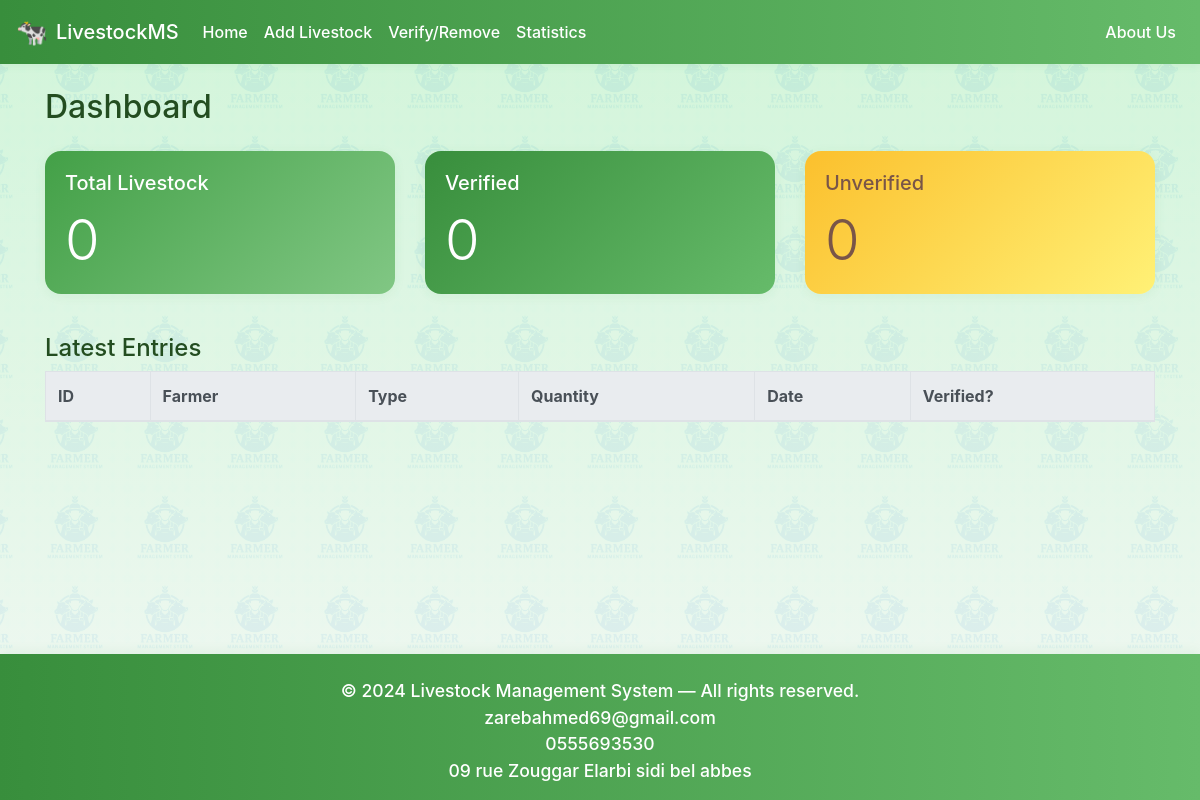
Before: / with the older database file.
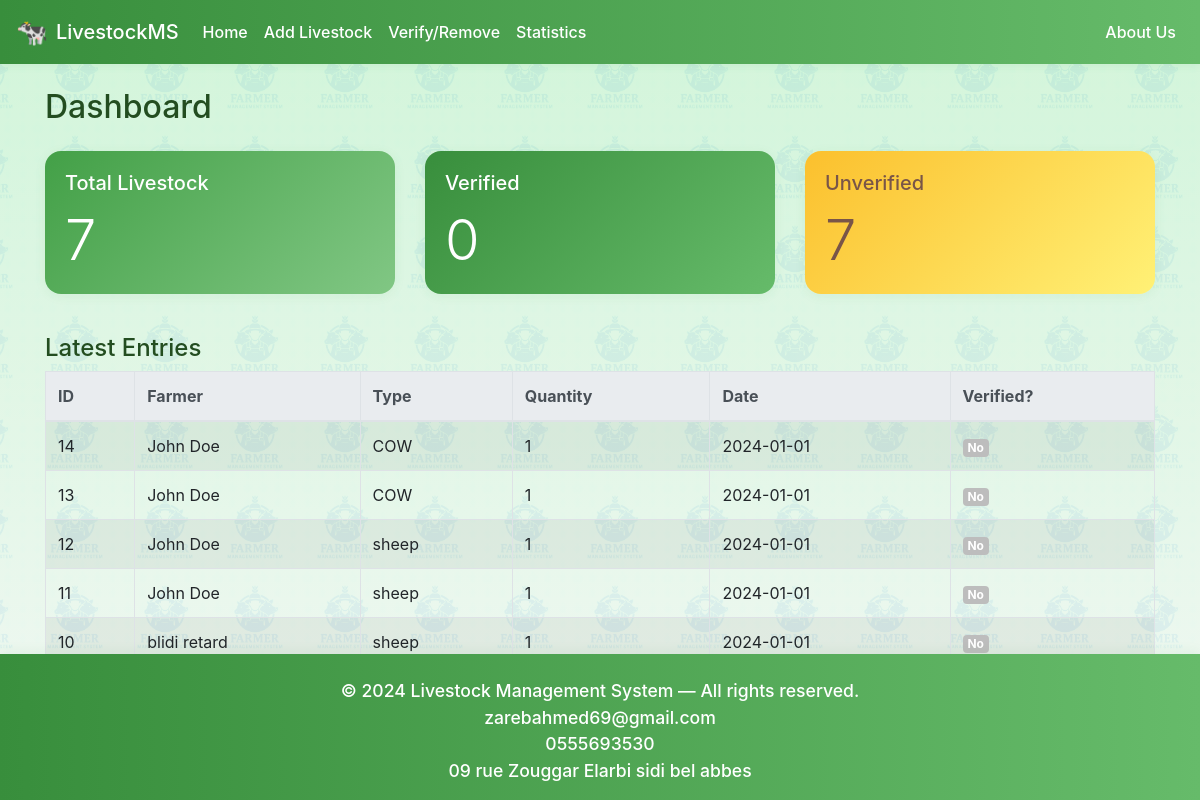
After: the same page with the newer database file.
### tables this page shows
CREATE TABLE livestock (
            id INTEGER PRIMARY KEY AUTOINCREMENT,
            farmer TEXT NOT NULL,
            type TEXT NOT NULL,
            quantity INTEGER NOT NULL,
            date TEXT NOT NULL,
            verified INTEGER DEFAULT 0
        , rfid TEXT, farmer_id INTEGER);

### app.py (the view)
@app.route('/')
def index():
    conn = get_db_connection()
    total = conn.execute('SELECT SUM(quantity) FROM livestock').fetchone()[0] or 0
    verified = conn.execute('SELECT SUM(quantity) FROM livestock WHERE verified=1').fetchone()[0] or 0
    unverified = conn.execute('SELECT SUM(quantity) FROM livestock WHERE verified=0').fetchone()[0] or 0
    latest = conn.execute('SELECT * FROM livestock ORDER BY id DESC LIMIT 5').fetchall()
    conn.close()
    return render_template('index.html', total=total, verified=verified, unverified=unverified, latest=latest)

### app.py (called while the page is built)
def get_db_connection():
    conn = sqlite3.connect(DB_NAME)
    conn.row_factory = sqlite3.Row
    return conn

### templates/index.html (shortened to what this page needs)
{% extends 'base.html' %}
{% block content %}
<h2 class="mb-4">Dashboard</h2>
<div class="row mb-4">
  <div class="col-md-4">
    <div class="card text-white bg-primary mb-3">
      <div class="card-body">
        <h5 class="card-title">Total Livestock</h5>
        <p class="card-text display-4">{{ total }}</p>
      </div>
    </div>
  </div>
  <div class="col-md-4">
    <div class="card text-white bg-success mb-3">
      <div class="card-body">
        <h5 class="card-title">Verified</h5>
        <p class="card-text display-4">{{ verified }}</p>
      </div>
    </div>
  </div>
  <div class="col-md-4">
    <div class="card text-white bg-warning mb-3">
      <div class="card-body">
        <h5 class="card-title">Unverified</h5>
        <p class="card-text display-4">{{ unverified }}</p>
      </div>
    </div>
  </div>
</div>
<h4>Latest Entries</h4>
<table class="table table-striped table-bordered">
  <thead class="thead-light">
    <tr>
      <th>ID</th>
      <th>Farmer</th>
      <th>Type</th>
      <th>Quantity</th>
      <th>Date</th>
      <th>Verified?</th>
    </tr>
  </thead>
  <tbody>
    {% for entry in latest %}
    <tr>
      <td>{{ entry.id }}</td>
      <td>{{ entry.farmer }}</td>
      <td>{{ entry.type }}</td>
      <td>{{ entry.quantity }}</td>
      <td>{{ entry.date }}</td>
      <td>{% if entry.verified %}<span class="badge badge-success">Yes</span>{% else %}<span class="badge badge-secondary">No</span>{% endif %}</td>
    </tr>
    {% endfor %}
  </tbody>
</table>
{% endblock %}

### templates/base.html (shortened to what this page needs)
<!DOCTYPE html>
<html lang="en">
<head>
    <link rel="stylesheet" href="https://stackpath.bootstrapcdn.com/bootstrap/4.5.2/css/bootstrap.min.css">
    <link rel="stylesheet" href="/static/custom.css">
</head>
<body>
<nav class="navbar navbar-expand-lg navbar-light mb-4">
  <a class="navbar-brand d-flex align-items-center" href="/">
    <span style="font-size:1.6rem; margin-right:0.5rem;">🐄</span> LivestockMS
  </a>
  <div class="collapse navbar-collapse" id="navbarNav">
    <ul class="navbar-nav mr-auto">
      <li class="nav-item"><a class="nav-link" href="/">Home</a></li>
      <li class="nav-item"><a class="nav-link" href="/add">Add Livestock</a></li>
      <li class="nav-item"><a class="nav-link" href="/verify">Verify/Remove</a></li>
      <li class="nav-item"><a class="nav-link" href="/stats">Statistics</a></li>
    </ul>
    <ul class="navbar-nav ml-auto">
      <li class="nav-item"><a class="nav-link" href="/about">About Us</a></li>
    </ul>
  </div>
</nav>
<div class="container" style="position:relative; z-index:1;">
    {% block content %}{% endblock %}
</div>
<footer class="site-footer">
  &copy; {{ 2024 }} Livestock Management System &mdash; All rights reserved.<br>
  zarebahmed69@gmail.com<br>
  0555693530<br>
  09 rue Zouggar Elarbi sidi bel abbes
</footer>
</body>
</html>

### static/custom.css (style rules this page uses)
body { background: linear-gradient(to bottom, #d0f5d8 0%, #f4f8f4 100%); color: #234d20; position: relative; padding-bottom: 80px; min-height: 100vh; }
body::before { content: ''; position: fixed; top: 0; left: 0; right: 0; bottom: 0; background: url('/static/ChatGPT Image May 25, 2025, 01_59_45 AM.png') repeat 120px 120px; background-size: 90px 90px; opacity: 0.07; pointer-events: none; z-index: 0; filter: hue-rotate(70deg) saturate(2) brightness(1.1); }
.container, .navbar, .card, .table, form, .alert { position: relative; z-index: 1; }
.navbar { background: linear-gradient(90deg, #388e3c 0%, #66bb6a 100%); box-shadow: 0 2px 8px rgba(56,142,60,0.08); }
.navbar .navbar-brand, .navbar .nav-link { color: #fff !important; font-weight: 500; }
.card { border-radius: 1rem; box-shadow: 0 2px 12px rgba(56,142,60,0.07); }
.bg-primary, .card.bg-primary { background: linear-gradient(135deg, #43a047 0%, #81c784 100%) !important; border: none; }
.bg-success, .card.bg-success { background: linear-gradient(135deg, #388e3c 0%, #66bb6a 100%) !important; border: none; }
.bg-warning, .card.bg-warning { background: linear-gradient(135deg, #fbc02d 0%, #fff176 100%) !important; color: #795548 !important; border: none; }
.table thead { background: #388e3c; color: #fff; }
.badge-secondary { background: #bdbdbd !important; }
@media (min-width: 900px) { body::after { content: ''; position: fixed; top: 30px; right: 30px; width: 420px; height: 420px; background: url('/static/ChatGPT Image May 25, 2025, 01_59_45 AM.png') no-repeat center center; background-size: contain; opacity: 0.025; pointer-events: none; z-index: 0; filter: hue-rotate(70deg) saturate(2) brightness(1.1); mix-blend-mode: lighten; } }
footer.site-footer { width: 100%; background: linear-gradient(90deg, #388e3c 0%, #66bb6a 100%); color: #fff; text-align: center; padding: 24px 0 16px 0; font-size: 1.1rem; font-weight: 500; box-shadow: 0 -2px 12px rgba(56,142,60,0.07); position: fixed; left: 0; right: 0; bottom: 0; z-index: 10; }

Changed rows visible on the page:
added livestock: id "14", farmer "John Doe", type "COW", quantity "1", date "2024-01-01", verified "No"
added livestock: id "13", farmer "John Doe", type "COW", quantity "1", date "2024-01-01", verified "No"
added livestock: id "12", farmer "John Doe", type "sheep", quantity "1", date "2024-01-01", verified "No"
added livestock: id "11", farmer "John Doe", type "sheep", quantity "1", date "2024-01-01", verified "No"
added livestock: id "10", farmer "blidi retard", type "sheep", quantity "1", date "2024-01-01", verified "No"
Other visible differences:
{{ total }}: "0" → "7"
{{ unverified }}: "0" → "7"
